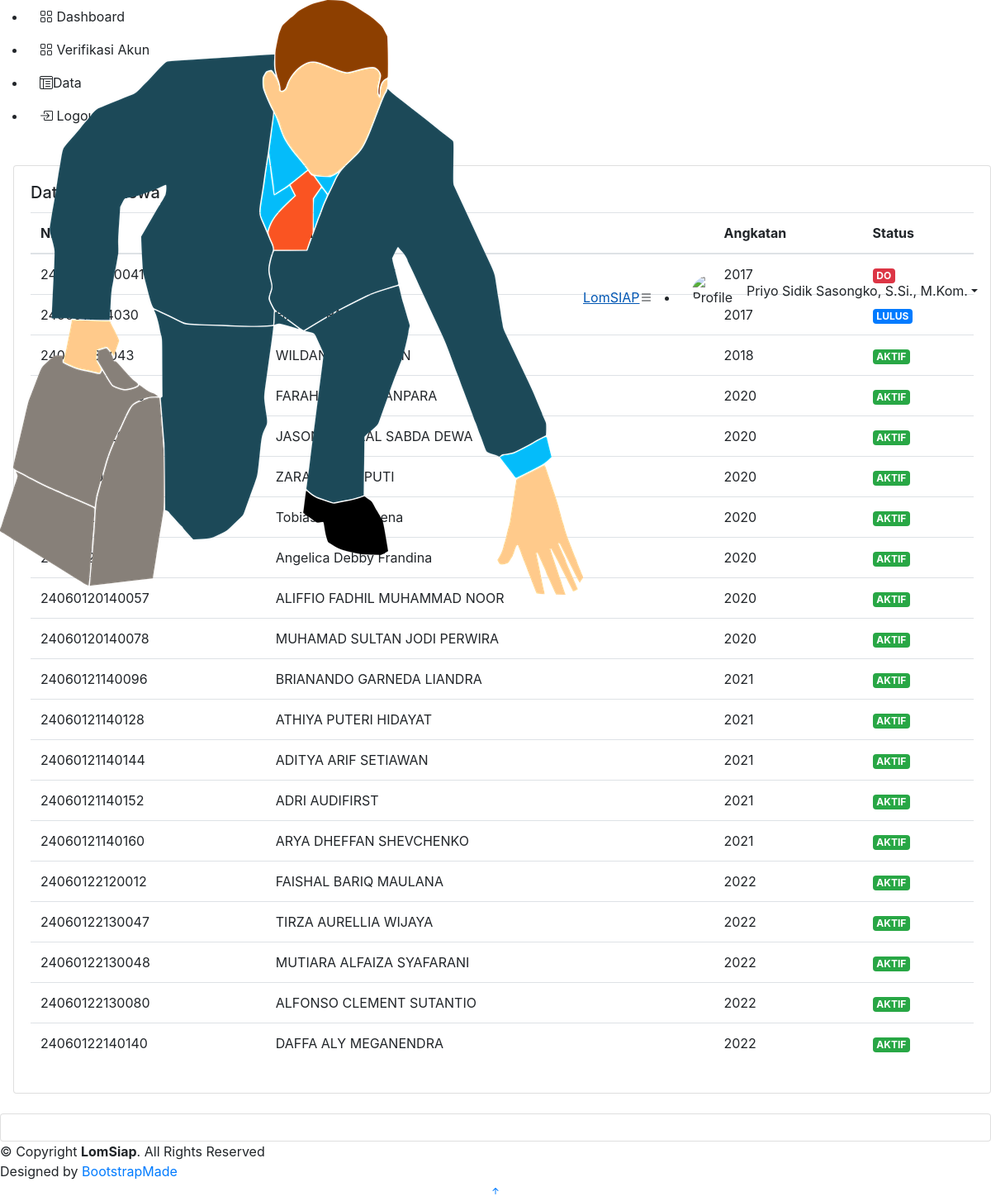
Screenshot of /data.php (signed in) with the database file from the repository.
### tables this page shows
CREATE TABLE `data_mahasiswa` (
  `nim` varchar(15) NOT NULL,
  `foto` varchar(255) NOT NULL,
  `nama` varchar(50) NOT NULL,
  `angkatan` int(11) NOT NULL,
  `status` varchar(20) NOT NULL,
  `alamat` varchar(255) NOT NULL,
  `provinsi` varchar(255) NOT NULL,
  `kota` varchar(255) NOT NULL,
  `phone` varchar(255) NOT NULL,
  `email` varchar(255) NOT NULL,
  `user_id` int(11) DEFAULT NULL
);

### data.php (the view, shortened to what this page needs)
<?php
  require_once('koneksi.php');
?>
<!DOCTYPE html>
<html lang="en">
<head>
  <link href="assets/vendor/bootstrap/css/bootstrap.min.css" rel="stylesheet">
  <link href="assets/vendor/bootstrap-icons/bootstrap-icons.css" rel="stylesheet">
  <link href="assets/vendor/boxicons/css/boxicons.min.css" rel="stylesheet">
  <link href="assets/vendor/quill/quill.snow.css" rel="stylesheet">
  <link href="assets/vendor/quill/quill.bubble.css" rel="stylesheet">
  <link href="assets/vendor/remixicon/remixicon.css" rel="stylesheet">
  <link href="assets/vendor/simple-datatables/style.css" rel="stylesheet">
  <link href="assets/css/style.css" rel="stylesheet">
  <link rel="stylesheet" href="https://cdn.jsdelivr.net/npm/bootstrap@4.0.0/dist/css/bootstrap.min.css">
</head>
<body>
<?php include('header.php')?>
  <aside id="sidebar" class="sidebar">
    <ul class="sidebar-nav" id="sidebar-nav">
      <li class="nav-item">
        <a class="nav-link collapsed" href="index_admin.php">
          <span>Dashboard</span>
        </a>
      </li>
      <li class="nav-item">
        <a class="nav-link collapsed" href="manajemen_akun_mahasiswa.php">
          <span>Verifikasi Akun</span>
        </a>
      </li>
      <li class="nav-item">
        <a class="nav-link">
          <i class="bi bi-layout-text-window-reverse"></i><span>Data</span>
        </a>
      </li>
      <li class="nav-item">
        <a class="nav-link collapsed" href="logout.php">
          <span>Logout</span>
        </a>
      </li>
    </ul>
  </aside>
  <main id="main" class="main">
    <section class="section dashboard">
      <div class="">
        <div class="">
          <div class="row">
            <div class="col-12">
              <a class="nav-link nav-profile d-flex align-items-center pe-0" href="#" data-bs-toggle="dropdown">
              </a>
            </div><a class="nav-link nav-profile d-flex align-items-center pe-0" href="#" data-bs-toggle="dropdown">
              <div class="col-12">
                <div class="card recent-sales overflow-auto">
                  <div class="card-body">
                    <h5 class="card-title">Data Mahasiswa</h5>
                    <table class="table table-borderless datatable">
                      <thead>
                        <tr>
                          <th scope="col">NIM</th>
                          <th scope="col">Nama</th>
                          <th scope="col">Angkatan</th>
                          <th scope="col">Status</th>
                        </tr>
                      </thead>
                      <tbody>
                        <?php
                          $query = "SELECT * FROM data_mahasiswa";
                          $result = $koneksi -> query($query);
                          while ($row = mysqli_fetch_array($result)){
                            echo "<tr>";
                            echo "<td>".$row['nim']."</td>";
                            echo "<td>".$row['nama']."</td>";
                            echo "<td>".$row['angkatan']."</td>";
                            if($row['status'] == "AKTIF"){
                              echo "<td><span class='badge badge-success'>".$row['status']."</span></td>";
                            }
                            if($row['status']=="LULUS"){
                              echo "<td><span class = 'badge badge-primary'>".$row['status']."</span></td>";
                            }
                            if($row['status'] == "DO"){
                              echo "<td><span class = 'badge badge-danger'>".$row['status']."</span></td>";
                            }
                            echo "</tr>";
                          }
                        ?>
                      </tbody>
                    </table>
                  </div>
                </div>
              </div>
            </a>
            <div class="col-12" id="top-selling"><a class="nav-link nav-profile d-flex align-items-center pe-0" href="#" data-bs-toggle="dropdown">
              </a>
              <div class="card top-selling overflow-auto"><a class="nav-link nav-profile d-flex align-items-center pe-0" href="#" data-bs-toggle="dropdown">
                </a>
                <div class="filter"><a class="nav-link nav-profile d-flex align-items-center pe-0" href="#" data-bs-toggle="dropdown">
                  </a><a class="d-none icon" href="#" data-bs-toggle="dropdown"><i class="bi bi-three-dots"></i></a>
                </div>
              </div>
            </div>
          </div>
        </div>
    </div></section>
  </main>
  <?php include('footer.php')?>
  <a href="#" class="back-to-top d-flex align-items-center justify-content-center"><i class="bi bi-arrow-up-short"></i></a>
</body>
</html>

### rows the page displays
data_mahasiswa: angkatan "2017", status "DO"
data_mahasiswa: angkatan "2017", status "LULUS"
data_mahasiswa: angkatan "2018", status "AKTIF"
data_mahasiswa: angkatan "2020", status "AKTIF"
data_mahasiswa: angkatan "2020", status "AKTIF"
data_mahasiswa: angkatan "2020", status "AKTIF"
data_mahasiswa: angkatan "2020", status "AKTIF"
data_mahasiswa: angkatan "2020", status "AKTIF"
data_mahasiswa: nim "24060120140057", nama "ALIFFIO FADHIL MUHAMMAD NOOR", angkatan "2020", status "AKTIF"
data_mahasiswa: nim "24060120140078", nama "MUHAMAD SULTAN JODI PERWIRA", angkatan "2020", status "AKTIF"
data_mahasiswa: nim "24060121140096", nama "BRIANANDO GARNEDA LIANDRA", angkatan "2021", status "AKTIF"
data_mahasiswa: nim "24060121140128", nama "ATHIYA PUTERI HIDAYAT", angkatan "2021", status "AKTIF"
data_mahasiswa: nim "24060121140144", nama "ADITYA ARIF SETIAWAN", angkatan "2021", status "AKTIF"
data_mahasiswa: nim "24060121140152", nama "ADRI AUDIFIRST", angkatan "2021", status "AKTIF"
data_mahasiswa: nim "24060121140160", nama "ARYA DHEFFAN SHEVCHENKO", angkatan "2021", status "AKTIF"
data_mahasiswa: nim "24060122120012", nama "FAISHAL BARIQ MAULANA", angkatan "2022", status "AKTIF"
data_mahasiswa: nim "24060122130047", nama "TIRZA AURELLIA WIJAYA", angkatan "2022", status "AKTIF"
data_mahasiswa: nim "24060122130048", nama "MUTIARA ALFAIZA SYAFARANI", angkatan "2022", status "AKTIF"
data_mahasiswa: nim "24060122130080", nama "ALFONSO CLEMENT SUTANTIO", angkatan "2022", status "AKTIF"
data_mahasiswa: nim "24060122140140", nama "DAFFA ALY MEGANENDRA", angkatan "2022", status "AKTIF"

### other values shown
$_SESSION['nama_lengkap'] "Priyo Sidik Sasongko, S.Si., M.Kom."
